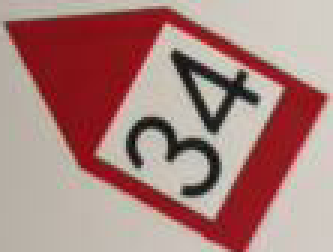
#> input picture project/demo/ImageProcessing/img/18img.png, 111 x 84 px (shown 3 times larger)
$ python main.py
#> lines starting #> are read from the running program, lines starting #| are printed output that depends on the picture; after the words box and inside, x2 and y2 are one past the last pixel; in counts of white or black regions, pixels touching at a corner belong together
import cv2
import numpy as np

def positiveNum(num):
    res = num
    if(num < 0):
        res = 0
    return res

def findRectangle(contours):
    for cnt in contours:
        # 最小外界矩形的宽度和高度
        width, height = cv2.minAreaRect(cnt)[1]
        if width* height > 100:
            # 最小的外接矩形
            rect = cv2.minAreaRect(cnt)
            box = cv2.boxPoints(rect)  # 获取最小外接矩形的4个顶点
            box = np.int0(box)

            if 0 not in box.ravel():
                return rect

def cv_filter2d(img_path):
    src = cv2.imread(img_path)

    kernel = np.array([[0, -1, 0],
                       [-1, 5, -1],
                       [0, -1, 0]])

    dst = cv2.filter2D(src, -1, kernel)

    cv2.imshow('original', src)

    cv2.imshow('dst', dst)

    cv2.waitKey(0)
    cv2.destroyAllWindows()

#read the image
img = cv2.imread("img/18img.png")
#> img is the input picture: shape (84, 111, 3); mean B, G, R 125.7, 130.4, 170.5
#convert the BGR image to HSV colour space
hsv = cv2.cvtColor(img, cv2.COLOR_BGR2HSV)
#> hsv: shape (84, 111, 3); mean H, S, V 59.3, 82.6, 171.2
#obtain the grayscale image of the original image
gray = cv2.cvtColor(img, cv2.COLOR_BGR2GRAY)
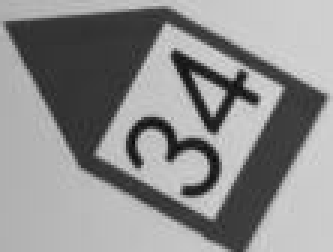
#> gray: shape (84, 111) (shown 3 times larger); min 7, max 217, mean 141.8

#set the bounds for the red hue
lower_red = np.array([156,43,46])
upper_red = np.array([180,255,255])

#create a mask using the bounds set
mask = cv2.inRange(hsv, lower_red, upper_red)
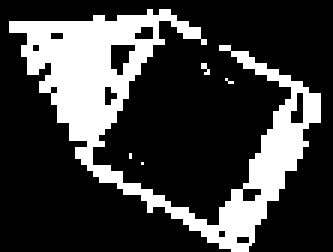
#> mask: shape (84, 111) (shown 3 times larger); 24.6% white; 5 white regions (4 under 20 px), largest, box (x1, y1, x2, y2) and area: (3, 3, 107, 84) 2283
#create an inverse of the mask
mask_inv = cv2.bitwise_not(mask)
#> mask_inv: shape (84, 111); 75.4% white; 5 black regions (4 under 20 px)
cv2.imwrite('mask_inv.png', mask_inv)
contours, _ = cv2.findContours(mask_inv, 2, 2)
#> contours = 17 contours, 15 with area under 20; largest, box (x1, y1, x2, y2) and area: (0, 0, 111, 84) 6435, (37, 15, 45, 25) 36

angle = 0.0
center = (0, 0)
long = 0
short = 0
for cnt in contours:
    # 最小外界矩形的宽度和高度
    width, height = cv2.minAreaRect(cnt)[1]

    if width* height > 100:
        # 最小的外接矩形
        rect = cv2.minAreaRect(cnt)
        center = rect[0]
        box = cv2.boxPoints(rect)  # 获取最小外接矩形的4个顶点
        box = np.int0(box)

        if 0 not in box.ravel():
            # 绘制最小外接矩形
            # for i in range(4):
            #     cv2.line(img, tuple(box[i]), tuple(box[(i+1)%4]), 0)  # 5
            # cv2.imshow('img', img)
            # cv2.waitKey()
            theta = cv2.minAreaRect(cnt)[2]
            print('thete = ', theta)
            # if abs(theta) <= 45:
            #     print('图片的旋转角度为%s.'%theta)
            angle = theta
            long = height
            short = width
            if(height < width):
                long = width
                short = height
                angle = theta - 90
#> this loop made 17 passes
#> (width, height, rect, box) on pass 9: (83, 110, ((55, 41.5), (83, 110), -90), [[110, 82], [0, 82], [0, 0], [110, 0]])
#> (width, height) on passes 3, 4, 5, 8, 11, 12: (9, 3), (5, 3), (9, 7), (3, 5), (2.12, 2.12), (2.12, 2.12)

# 仿射变换,对图片旋转angle角度
h, w = mask_inv.shape
#> h = 84; w = 111
# print('h = ', h , 'w = ', w)
# center = (w//2, h//2)
M = cv2.getRotationMatrix2D(center, angle, 1.0)
#> M = [[1, 0, 0], [0, 1, 0]]
mask_rotated = cv2.warpAffine(mask, M, (w, h), flags=cv2.INTER_CUBIC, borderMode=cv2.BORDER_REPLICATE)
rotated = cv2.warpAffine(img, M, (w, h), flags=cv2.INTER_CUBIC, borderMode=cv2.BORDER_REPLICATE)
# cv2.imwrite('after_rotated.png', rotated)
# print(int(center[1]-long/2), int(center[1]+long/2), int(center[0]-short/2), int(center[0]+short/2))
cv2.imshow('rotated', rotated)
cv2.waitKey()
cutted_rgb_img = rotated[positiveNum(int(center[1]-long/2)):positiveNum(int(center[1]+long/2)), positiveNum(int(center[0]-short/2)):positiveNum(int(center[0]+short/2))]
#> cutted_rgb_img = empty array
cutted_mask = mask_rotated[positiveNum(int(center[1]-long/2)):positiveNum(int(center[1]+long/2)), positiveNum(int(center[0]-short/2)):positiveNum(int(center[0]+short/2))]
#> cutted_mask = empty array
#> (the run stopped early here; a loop or call above may not have finished)
